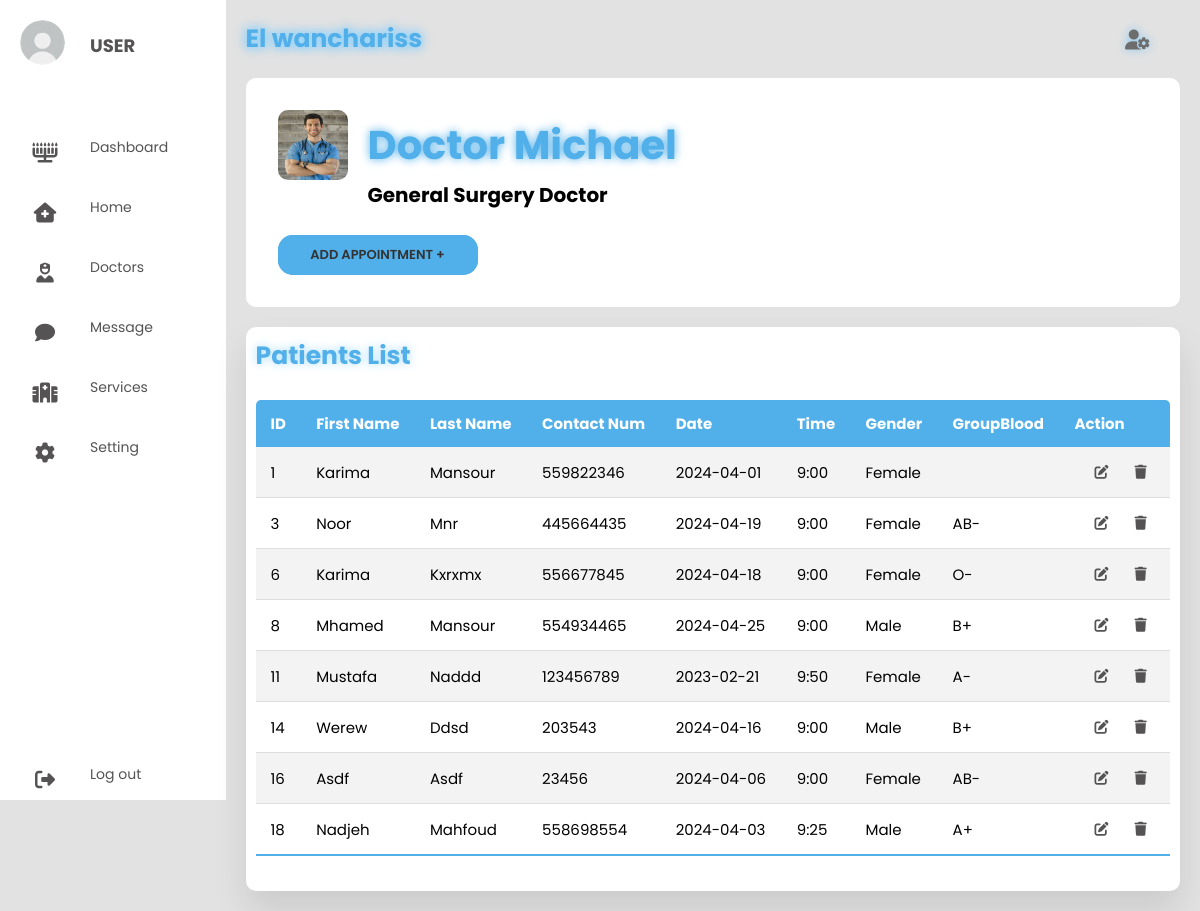
The app's page /dr2user.php with its own data.
### tables this page shows
CREATE TABLE `patient_dr2` (
  `ID` int(100) NOT NULL,
  `first_name` varchar(255) NOT NULL,
  `last_name` varchar(255) NOT NULL,
  `gender` varchar(255) NOT NULL,
  `contact` int(255) NOT NULL,
  `date` date NOT NULL,
  `time` varchar(200) NOT NULL,
  `status` varchar(100) NOT NULL,
  `groupBlood` varchar(200) NOT NULL
);

### dr2user.php (the view, shortened to what this page needs)
<?php
include "db_conn.php";
?>
<span style="font-family: verdana, geneva, sans-serif;"><!DOCTYPE html>
    <html lang="en">
    <head>
      <link rel="stylesheet" href="dr1userr.css" />
      <link rel="stylesheet" href="https://cdnjs.cloudflare.com/ajax/libs/font-awesome/5.15.4/css/all.min.css"/>
      <link rel="stylesheet" href="https://cdnjs.cloudflare.com/ajax/libs/font-awesome/6.4.0/css/all.min.css" />
    </head>
    <body>
      <div class="container">
      <nav>
          <ul>
            <li><a href="#" class="logo">
              <img src="log.png">
              <span class="nav-item">User</span>
            </a></li>
            <li><a href="dr2user.php">
              <i class="fas fa-menorah"></i>
              <span class="nav-item">Dashboard</span>
            </a></li>
            <li><a href="home.php">
            <i class=" fas fa-solid fa-house-medical"></i>
                <span class="nav-item">Home</span>
              </a></li>
            <li><a href="drs.php">
            <i class=" fas fa-solid fa-user-nurse"></i>
              <span class="nav-item">Doctors</span>
            </a></li>
            <li><a href="contact.php">
              <i class="fas fa-comment"></i>
              <span class="nav-item">Message</span>
            </a></li>
            <li><a href="services.php">
            <i class=" fas fa-solid fa-hospital"></i>
              <span class="nav-item">Services</span>
            </a></li>
            <li><a href="#">
              <i class="fas fa-cog"></i>
              <span class="nav-item">Setting</span>
            </a></li>
            <li><a href="middlepage.php" class="logout">
              <i class="fas fa-sign-out-alt"></i>
              <span class="nav-item">Log out</span>
            </a></li>
          </ul>
        </nav>
        <section class="main">
          <div class="main-top">
            <h1>El wanchariss</h1>
            <i class="fas fa-user-cog"></i>
          </div>
          <div class="card--container">
            <div class="center">
                <img src="dr2.jpg" alt="" class="img">
               <h2 class="tony">Doctor Michael </h2><br>
            </div>
             <h3 class="dr1">General Surgery Doctor</h3> <br>
             <button class="btnadd"><a href="rendez-vousdr2.php" class="btnadd">Add appointment +</a></button>
          </div>
          <section class="attendance">
            <div class="attendance-list">
              <h1>Patients List</h1>
            <table class="table">
                <thead>
                  <tr>
                    <th>ID</th>
                    <th>First Name</th>
                    <th>Last Name</th>
                    <th>Contact Num</th>
                    <th>Date </th>
                    <th>Time</th>
                    <th>Gender</th>
                    <th>GroupBlood</th>
                    <th>Action</th>
                  </tr>
                </thead>
                <tbody>
                  <?php
                     $sql="SELECT * FROM `patient_dr2`";
                     $result = mysqli_query($conn, $sql);
                     while ($row = mysqli_fetch_assoc($result)) {
                  ?>
                  <tr>
                    <td><?php echo $row['ID'] ?></td>
                    <td><?php echo $row['first_name'] ?></td>
                    <td><?php echo $row['last_name'] ?></td>
                    <td><?php echo $row['contact'] ?></td>
                    <td><?php echo $row['date'] ?></td>
                    <td><?php echo $row['time'] ?></td>
                    <td><?php echo $row['gender'] ?></td>
                    <td><?php echo $row['groupBlood'] ?></td>
                    <td class="icons">
                      <a href="editdr2.php?id=<?php echo $row['ID'] ?>" class="link-dark"><i class="fa-solid fa-pen-to-square fs-5 me-3"></i></a>
                        <a href="deletedr2.php?id=<?php echo $row['ID'] ?>" class="link-dark"><i class="fa-solid fa-trash fs-5 "></i></a>
                    </td>
                  </tr>
                  <?php
                     }
                  ?>
                </tbody>
              </table>
            </div>
          </section>
        </section>
      </div>
    </body>
    </html>
    </span>

### dr1userr.css (style rules this page uses)
* { margin: 0; padding: 0; outline: none; border: none; text-decoration: none; box-sizing: border-box; font-family: "Poppins", sans-serif; }
body { background: rgb(226, 226, 226); }
nav { position: sticky; top: 0; bottom: 0; height: 100vh; left: 0; width: 90px; background: #fff; overflow: hidden; transition: 1s; }
.logo { text-align: center; display: flex; margin: 10px 0 0 10px; padding-bottom: 3rem; }
.logo img { width: 45px; height: 45px; border-radius: 50%; }
.logo span { font-weight: bold; padding-left: 15px; font-size: 18px; text-transform: uppercase; }
a { position: relative; width: 280px; font-size: 14px; color: rgb(85, 83, 83); display: table; padding: 10px; }
nav .fas { position: relative; width: 70px; height: 40px; top: 20px; font-size: 20px; text-align: center; }
.nav-item { position: relative; top: 12px; margin-left: 10px; }
.logout { position: absolute; bottom: 0; }
.container { display: flex; }
.main { position: relative; padding: 20px; width: 100%; }
.main-top { font-size: 20px; display: flex; width: 100%; color: #51afe9; filter: drop-shadow(0 0 5px #85c7f0); margin-bottom: 20px; }
.main-top i { position: absolute; right: 0; margin: 10px 30px; color: rgb(110, 109, 109); cursor: pointer; }
.card--container { background: #fff; padding: 2rem; border-radius: 10px; }
.center { display: flex; align-items: center; }
.img { width: 70px; height: 70px; border-radius: 10px; }
.tony { color: #51afe9; font-size: 40px; filter: drop-shadow(0 0 5px #51afe9); margin-left: 20px; }
.dr1 { font-size: 20px; margin-left: 90px; }
.btnadd { font-size: 13px; width: 200px; color: #333; background-color:#51afe9; border: none ; margin-right: 30px; transition: all .42s; border-radius: 15px; text-transform: uppercase; font-weight: 600; align-items: center; }
.attendance { margin-top: 20px; text-transform: capitalize; }
.attendance-list { width: 100%; padding: 10px; margin-top: 10px; background: #fff; border-radius: 10px; box-shadow: 0 20px 35px rgba(0, 0, 0, 0.1); }
.table { border-collapse: collapse; margin: 25px 0; font-size: 15px; min-width: 100%; overflow: hidden; border-radius: 5px 5px 0 0; }
table thead tr { color: #fff; background: #51afe9; text-align: left; font-weight: bold; }
.table th, .table td { padding: 12px 15px; }
.icons { display: flex; align-items: center; }
.table td .link-dark { padding: 6px 20px; border-radius: 10px; cursor: pointer; width: 10px; align-items: center; display: flex; }
.table tbody tr { border-bottom: 1px solid #ddd; }
.table tbody tr:nth-of-type(odd) { background: #f3f3f3; }
.table tbody tr:last-of-type { border-bottom: 2px solid #51afe9; }

### dr2user.php (style rules this page uses)
h1 { color: #51afe9; filter: drop-shadow(0 0 5px #a7dcfe); font-size: 25px; }

### records on screen
patient_dr2: ID "1", first_name "Karima", last_name "Mansour", contact "559822346", date "2024-04-01", time "9:00", gender "Female"
patient_dr2: ID "3", first_name "Noor", last_name "Mnr", contact "445664435", date "2024-04-19", time "9:00", gender "Female", groupBlood "AB-"
patient_dr2: ID "6", first_name "Karima", last_name "Kxrxmx", contact "556677845", date "2024-04-18", time "9:00", gender "Female", groupBlood "O-"
patient_dr2: ID "8", first_name "Mhamed", last_name "Mansour", contact "554934465", date "2024-04-25", time "9:00", gender "Male", groupBlood "B+"
patient_dr2: ID "11", first_name "Mustafa", last_name "Naddd", contact "123456789", date "2023-02-21", time "9:50", gender "Female", groupBlood "A-"
patient_dr2: ID "14", first_name "Werew", last_name "Ddsd", contact "203543", date "2024-04-16", time "9:00", gender "Male", groupBlood "B+"
patient_dr2: ID "16", first_name "Asdf", last_name "Asdf", contact "23456", date "2024-04-06", time "9:00", gender "Female", groupBlood "AB-"
patient_dr2: ID "18", first_name "Nadjeh", last_name "Mahfoud", contact "558698554", date "2024-04-03", time "9:25", gender "Male", groupBlood "A+"
